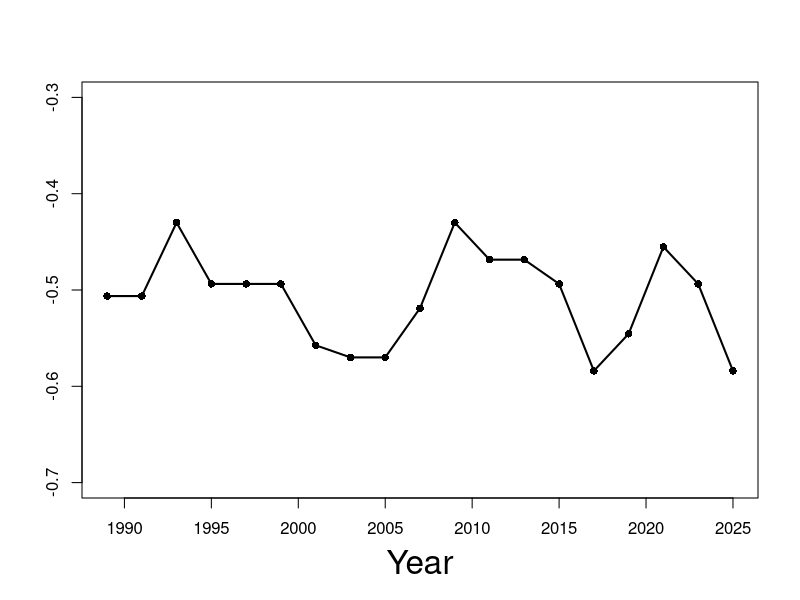
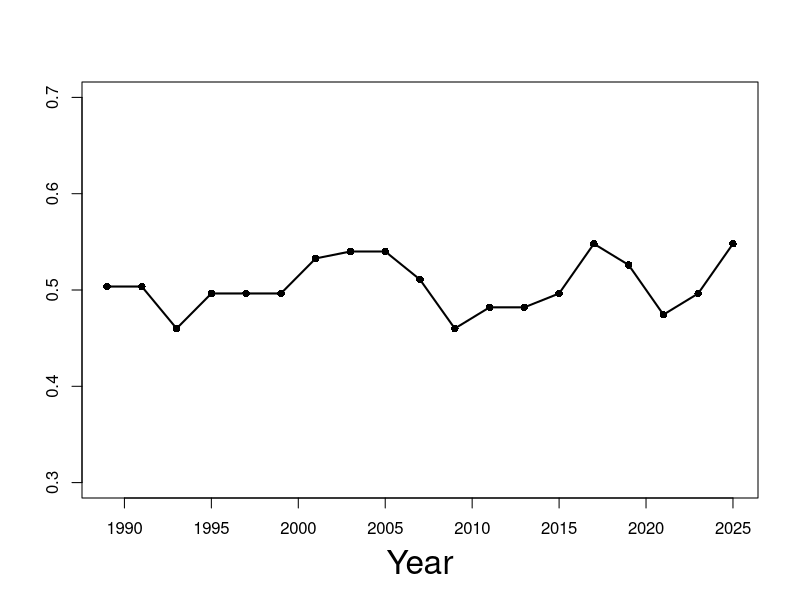
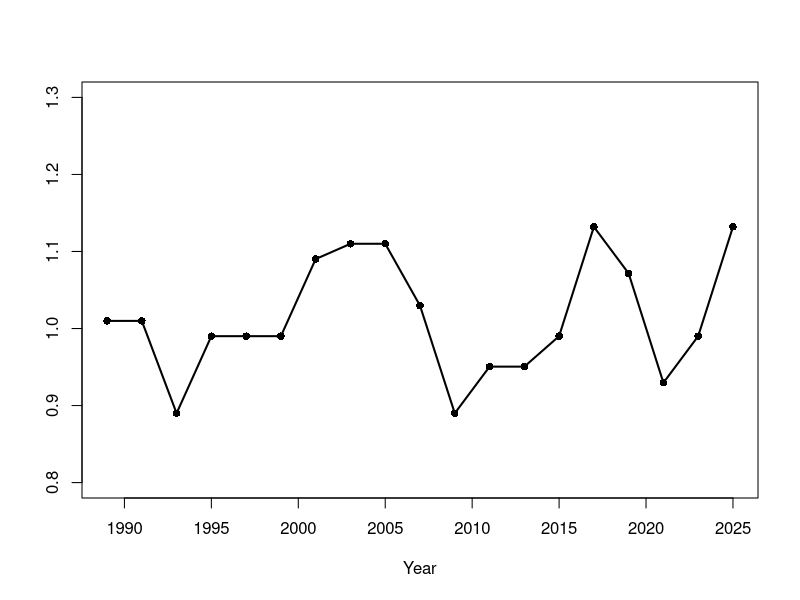

Source code (R) for these figures, in order:
#Power balance: combination of president, House, and Senate
#2-year interval
#left-wing
balance2year=read.csv("balance2year.csv",stringsAsFactors=F)
start_year=1989
end_year=2025
c=-0.5
year=seq(start_year, end_year, by=2)
years=length(year)
beta_1=ifelse(
  balance2year$president==1, -0.07, -0.07
)
beta_2=-0.014
pc=numeric(years)
#Trump effect during tenure
IT_t=ifelse((year>=2017 & year<=2020)|(year==2025), 1,0)

for(t in 1:years){
  pc[t]=c+beta_1[t]*balance2year$balance[t]+beta_2*IT_t[t]
}

pc_df=data.frame(
  year=year,
  political_color_left=pc
)

setEPS()
postscript("power-D.eps", width=10, height=7)
plot(
  pc_df$year,
  pc_df$political_color_left,
  type="o", col="black", lwd=2, pch=16,
  xlab="", ylab="",
  ylim=c(-0.7,-0.3),
  main=""
)
mtext("Year", side = 1, line = 3, cex = 2)
dev.off()

#right-wing
start_year=1989
end_year=2025
c=0.5
year=seq(start_year, end_year, by=2)
years=length(year)
beta_1=ifelse(
  balance2year$president==1, 0.04, 0.04
)
beta_2=0.008
pc=numeric(years)
IT_t=ifelse((year>=2017 & year<= 2020)|(year==2025), 1,0)

for(t in 1:years){
  pc[t]=c+beta_1[t]*balance2year$balance[t]+beta_2*IT_t[t]
}

pc_df$political_color_right=pc
write.csv(pc_df, "political color_national.csv", row.names = F)

setEPS()
postscript("power-R.eps", width=10, height=7)
plot(
  pc_df$year,
  pc_df$political_color_right,
  type="o", col="black", lwd=2, pch=16,
  xlab="", ylab="",
  ylim=c(0.3,0.7),
  main=""
)
mtext("Year", side = 1, line = 3, cex = 2)
dev.off()

#difference between left and right
pc_df$diff=pc_df$political_color_right-pc_df$political_color_left
setEPS()
postscript("distance.eps", width=10, height=7)
plot(
  pc_df$year,
  pc_df$diff,
  type="o", col="black", lwd=2, pch=16,
  xlab="", ylab="",
  ylim=c(0.8,1.3),
  main=""
)
mtext("Year", side = 1, line = 3, cex = 1)
dev.off()